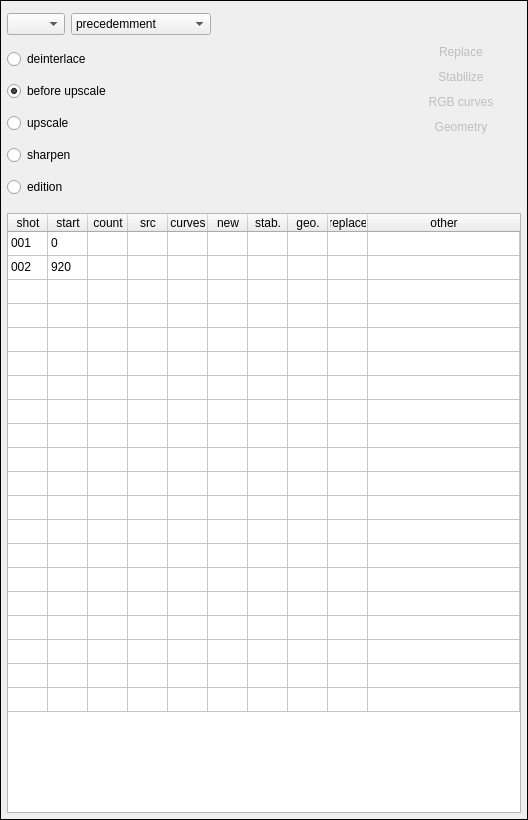
<?xml version="1.0" encoding="UTF-8"?>
<ui version="4.0">
 <class>widget_selection</class>
 <widget class="QWidget" name="widget_selection">
  <property name="geometry">
   <rect>
    <x>0</x>
    <y>0</y>
    <width>514</width>
    <height>820</height>
   </rect>
  </property>
  <property name="maximumSize">
   <size>
    <width>800</width>
    <height>16777215</height>
   </size>
  </property>
  <property name="windowTitle">
   <string>Form</string>
  </property>
  <layout class="QVBoxLayout" name="verticalLayout_2">
   <property name="spacing">
    <number>0</number>
   </property>
   <property name="leftMargin">
    <number>0</number>
   </property>
   <property name="topMargin">
    <number>0</number>
   </property>
   <property name="rightMargin">
    <number>0</number>
   </property>
   <property name="bottomMargin">
    <number>0</number>
   </property>
   <item>
    <widget class="QFrame" name="frame">
     <property name="frameShape">
      <enum>QFrame::Panel</enum>
     </property>
     <property name="frameShadow">
      <enum>QFrame::Plain</enum>
     </property>
     <layout class="QVBoxLayout" name="verticalLayout">
      <property name="spacing">
       <number>6</number>
      </property>
      <property name="leftMargin">
       <number>6</number>
      </property>
      <property name="topMargin">
       <number>6</number>
      </property>
      <property name="rightMargin">
       <number>6</number>
      </property>
      <property name="bottomMargin">
       <number>6</number>
      </property>
      <item>
       <widget class="Widget_app_controls" name="widget_app_controls" native="true"/>
      </item>
      <item>
       <layout class="QHBoxLayout" name="horizontalLayout">
        <property name="bottomMargin">
         <number>0</number>
        </property>
        <item>
         <widget class="QComboBox" name="comboBox_episode">
          <property name="sizePolicy">
           <sizepolicy hsizetype="Maximum" vsizetype="Fixed">
            <horstretch>0</horstretch>
            <verstretch>0</verstretch>
           </sizepolicy>
          </property>
          <property name="minimumSize">
           <size>
            <width>50</width>
            <height>0</height>
           </size>
          </property>
          <item>
           <property name="text">
            <string/>
           </property>
          </item>
          <item>
           <property name="text">
            <string>ep01</string>
           </property>
          </item>
         </widget>
        </item>
        <item>
         <widget class="QComboBox" name="comboBox_part">
          <property name="sizePolicy">
           <sizepolicy hsizetype="Preferred" vsizetype="Fixed">
            <horstretch>0</horstretch>
            <verstretch>0</verstretch>
           </sizepolicy>
          </property>
          <property name="minimumSize">
           <size>
            <width>140</width>
            <height>0</height>
           </size>
          </property>
          <property name="maximumSize">
           <size>
            <width>140</width>
            <height>16777215</height>
           </size>
          </property>
          <item>
           <property name="text">
            <string>precedemment</string>
           </property>
          </item>
          <item>
           <property name="text">
            <string>g_debut</string>
           </property>
          </item>
          <item>
           <property name="text">
            <string>episode</string>
           </property>
          </item>
          <item>
           <property name="text">
            <string>g_asuivre</string>
           </property>
          </item>
          <item>
           <property name="text">
            <string>asuivre</string>
           </property>
          </item>
          <item>
           <property name="text">
            <string>g_reportage</string>
           </property>
          </item>
          <item>
           <property name="text">
            <string>reportage</string>
           </property>
          </item>
          <item>
           <property name="text">
            <string>g_fin</string>
           </property>
          </item>
         </widget>
        </item>
        <item>
         <spacer name="horizontalSpacer">
          <property name="orientation">
           <enum>Qt::Horizontal</enum>
          </property>
          <property name="sizeHint" stdset="0">
           <size>
            <width>40</width>
            <height>20</height>
           </size>
          </property>
         </spacer>
        </item>
       </layout>
      </item>
      <item>
       <layout class="QHBoxLayout" name="horizontalLayout_2">
        <item>
         <layout class="QVBoxLayout" name="verticalLayout_3">
          <property name="spacing">
           <number>4</number>
          </property>
          <item>
           <widget class="QRadioButton" name="radioButton_task_deinterlace">
            <property name="focusPolicy">
             <enum>Qt::NoFocus</enum>
            </property>
            <property name="text">
             <string>deinterlace</string>
            </property>
            <property name="checked">
             <bool>false</bool>
            </property>
           </widget>
          </item>
          <item>
           <widget class="QRadioButton" name="radioButton_task_pre_upscale">
            <property name="focusPolicy">
             <enum>Qt::NoFocus</enum>
            </property>
            <property name="text">
             <string>before upscale</string>
            </property>
            <property name="checked">
             <bool>true</bool>
            </property>
           </widget>
          </item>
          <item>
           <widget class="QRadioButton" name="radioButton_task_upscale">
            <property name="focusPolicy">
             <enum>Qt::NoFocus</enum>
            </property>
            <property name="text">
             <string>upscale</string>
            </property>
           </widget>
          </item>
          <item>
           <widget class="QRadioButton" name="radioButton_task_sharpen">
            <property name="focusPolicy">
             <enum>Qt::NoFocus</enum>
            </property>
            <property name="text">
             <string>sharpen</string>
            </property>
           </widget>
          </item>
          <item>
           <widget class="QRadioButton" name="radioButton_task_edition">
            <property name="focusPolicy">
             <enum>Qt::NoFocus</enum>
            </property>
            <property name="text">
             <string>edition</string>
            </property>
           </widget>
          </item>
         </layout>
        </item>
        <item>
         <spacer name="horizontalSpacer_2">
          <property name="orientation">
           <enum>Qt::Horizontal</enum>
          </property>
          <property name="sizeHint" stdset="0">
           <size>
            <width>10</width>
            <height>20</height>
           </size>
          </property>
         </spacer>
        </item>
        <item>
         <layout class="QVBoxLayout" name="verticalLayout_5">
          <property name="spacing">
           <number>3</number>
          </property>
          <item>
           <widget class="QPushButton" name="pushButton_replace">
            <property name="enabled">
             <bool>false</bool>
            </property>
            <property name="sizePolicy">
             <sizepolicy hsizetype="Preferred" vsizetype="Fixed">
              <horstretch>0</horstretch>
              <verstretch>0</verstretch>
             </sizepolicy>
            </property>
            <property name="minimumSize">
             <size>
              <width>120</width>
              <height>0</height>
             </size>
            </property>
            <property name="focusPolicy">
             <enum>Qt::NoFocus</enum>
            </property>
            <property name="text">
             <string>Replace</string>
            </property>
            <property name="icon">
             <iconset>
              <normaloff>tools/icons/grey/eye.svg</normaloff>
              <normalon>tools/icons/blue/eye.svg</normalon>tools/icons/grey/eye.svg</iconset>
            </property>
            <property name="checkable">
             <bool>true</bool>
            </property>
            <property name="flat">
             <bool>true</bool>
            </property>
           </widget>
          </item>
          <item>
           <widget class="QPushButton" name="pushButton_stabilize">
            <property name="enabled">
             <bool>false</bool>
            </property>
            <property name="sizePolicy">
             <sizepolicy hsizetype="Preferred" vsizetype="Fixed">
              <horstretch>0</horstretch>
              <verstretch>0</verstretch>
             </sizepolicy>
            </property>
            <property name="minimumSize">
             <size>
              <width>120</width>
              <height>0</height>
             </size>
            </property>
            <property name="focusPolicy">
             <enum>Qt::NoFocus</enum>
            </property>
            <property name="text">
             <string>Stabilize</string>
            </property>
            <property name="icon">
             <iconset>
              <normaloff>tools/icons/grey/eye.svg</normaloff>
              <normalon>tools/icons/blue/eye.svg</normalon>tools/icons/grey/eye.svg</iconset>
            </property>
            <property name="checkable">
             <bool>true</bool>
            </property>
            <property name="flat">
             <bool>true</bool>
            </property>
           </widget>
          </item>
          <item>
           <widget class="QPushButton" name="pushButton_rgb_curves">
            <property name="enabled">
             <bool>false</bool>
            </property>
            <property name="sizePolicy">
             <sizepolicy hsizetype="Preferred" vsizetype="Fixed">
              <horstretch>0</horstretch>
              <verstretch>0</verstretch>
             </sizepolicy>
            </property>
            <property name="minimumSize">
             <size>
              <width>120</width>
              <height>0</height>
             </size>
            </property>
            <property name="focusPolicy">
             <enum>Qt::NoFocus</enum>
            </property>
            <property name="text">
             <string>RGB curves</string>
            </property>
            <property name="icon">
             <iconset>
              <normaloff>tools/icons/grey/eye.svg</normaloff>
              <normalon>tools/icons/blue/eye.svg</normalon>tools/icons/grey/eye.svg</iconset>
            </property>
            <property name="checkable">
             <bool>true</bool>
            </property>
            <property name="flat">
             <bool>true</bool>
            </property>
           </widget>
          </item>
          <item>
           <widget class="QPushButton" name="pushButton_geometry">
            <property name="enabled">
             <bool>false</bool>
            </property>
            <property name="sizePolicy">
             <sizepolicy hsizetype="Preferred" vsizetype="Fixed">
              <horstretch>0</horstretch>
              <verstretch>0</verstretch>
             </sizepolicy>
            </property>
            <property name="minimumSize">
             <size>
              <width>120</width>
              <height>0</height>
             </size>
            </property>
            <property name="focusPolicy">
             <enum>Qt::NoFocus</enum>
            </property>
            <property name="text">
             <string>Geometry</string>
            </property>
            <property name="icon">
             <iconset>
              <normaloff>tools/icons/grey/eye.svg</normaloff>
              <normalon>tools/icons/blue/eye.svg</normalon>tools/icons/grey/eye.svg</iconset>
            </property>
            <property name="checkable">
             <bool>true</bool>
            </property>
            <property name="flat">
             <bool>true</bool>
            </property>
           </widget>
          </item>
          <item>
           <spacer name="verticalSpacer">
            <property name="orientation">
             <enum>Qt::Vertical</enum>
            </property>
            <property name="sizeHint" stdset="0">
             <size>
              <width>20</width>
              <height>40</height>
             </size>
            </property>
           </spacer>
          </item>
         </layout>
        </item>
       </layout>
      </item>
      <item>
       <widget class="QTableWidget" name="tableWidget_shots">
        <property name="sizePolicy">
         <sizepolicy hsizetype="MinimumExpanding" vsizetype="Expanding">
          <horstretch>0</horstretch>
          <verstretch>0</verstretch>
         </sizepolicy>
        </property>
        <property name="minimumSize">
         <size>
          <width>0</width>
          <height>600</height>
         </size>
        </property>
        <property name="frameShape">
         <enum>QFrame::StyledPanel</enum>
        </property>
        <property name="frameShadow">
         <enum>QFrame::Sunken</enum>
        </property>
        <property name="horizontalScrollBarPolicy">
         <enum>Qt::ScrollBarAsNeeded</enum>
        </property>
        <property name="sizeAdjustPolicy">
         <enum>QAbstractScrollArea::AdjustToContentsOnFirstShow</enum>
        </property>
        <property name="editTriggers">
         <set>QAbstractItemView::SelectedClicked</set>
        </property>
        <property name="showDropIndicator" stdset="0">
         <bool>false</bool>
        </property>
        <property name="dragDropOverwriteMode">
         <bool>false</bool>
        </property>
        <property name="selectionMode">
         <enum>QAbstractItemView::ContiguousSelection</enum>
        </property>
        <property name="selectionBehavior">
         <enum>QAbstractItemView::SelectRows</enum>
        </property>
        <property name="showGrid">
         <bool>true</bool>
        </property>
        <property name="wordWrap">
         <bool>false</bool>
        </property>
        <property name="cornerButtonEnabled">
         <bool>false</bool>
        </property>
        <property name="rowCount">
         <number>20</number>
        </property>
        <property name="columnCount">
         <number>10</number>
        </property>
        <attribute name="horizontalHeaderVisible">
         <bool>true</bool>
        </attribute>
        <attribute name="horizontalHeaderMinimumSectionSize">
         <number>28</number>
        </attribute>
        <attribute name="horizontalHeaderDefaultSectionSize">
         <number>40</number>
        </attribute>
        <attribute name="horizontalHeaderStretchLastSection">
         <bool>true</bool>
        </attribute>
        <attribute name="verticalHeaderVisible">
         <bool>false</bool>
        </attribute>
        <attribute name="verticalHeaderMinimumSectionSize">
         <number>24</number>
        </attribute>
        <attribute name="verticalHeaderDefaultSectionSize">
         <number>24</number>
        </attribute>
        <attribute name="verticalHeaderHighlightSections">
         <bool>true</bool>
        </attribute>
        <attribute name="verticalHeaderShowSortIndicator" stdset="0">
         <bool>false</bool>
        </attribute>
        <attribute name="verticalHeaderStretchLastSection">
         <bool>false</bool>
        </attribute>
        <row>
         <property name="text">
          <string>001</string>
         </property>
        </row>
        <row>
         <property name="text">
          <string>002</string>
         </property>
        </row>
        <row/>
        <row/>
        <row/>
        <row/>
        <row/>
        <row/>
        <row/>
        <row/>
        <row/>
        <row/>
        <row/>
        <row/>
        <row/>
        <row/>
        <row/>
        <row/>
        <row/>
        <row/>
        <column>
         <property name="text">
          <string>shot</string>
         </property>
        </column>
        <column>
         <property name="text">
          <string>start</string>
         </property>
        </column>
        <column>
         <property name="text">
          <string>count</string>
         </property>
        </column>
        <column>
         <property name="text">
          <string>src</string>
         </property>
        </column>
        <column>
         <property name="text">
          <string>curves</string>
         </property>
        </column>
        <column>
         <property name="text">
          <string>new</string>
         </property>
        </column>
        <column>
         <property name="text">
          <string>stab.</string>
         </property>
        </column>
        <column>
         <property name="text">
          <string>geo.</string>
         </property>
        </column>
        <column>
         <property name="text">
          <string>replace</string>
         </property>
        </column>
        <column>
         <property name="text">
          <string>other</string>
         </property>
        </column>
        <item row="0" column="0">
         <property name="text">
          <string>001</string>
         </property>
         <property name="flags">
          <set>ItemIsSelectable|ItemIsEnabled</set>
         </property>
        </item>
        <item row="0" column="1">
         <property name="text">
          <string>0</string>
         </property>
        </item>
        <item row="1" column="0">
         <property name="text">
          <string>002</string>
         </property>
        </item>
        <item row="1" column="1">
         <property name="text">
          <string>920</string>
         </property>
        </item>
       </widget>
      </item>
     </layout>
    </widget>
   </item>
  </layout>
 </widget>
 <customwidgets>
  <customwidget>
   <class>Widget_app_controls</class>
   <extends>QWidget</extends>
   <header location="global">views.widget_app_controls</header>
   <container>1</container>
  </customwidget>
 </customwidgets>
 <resources/>
 <connections/>
</ui>
